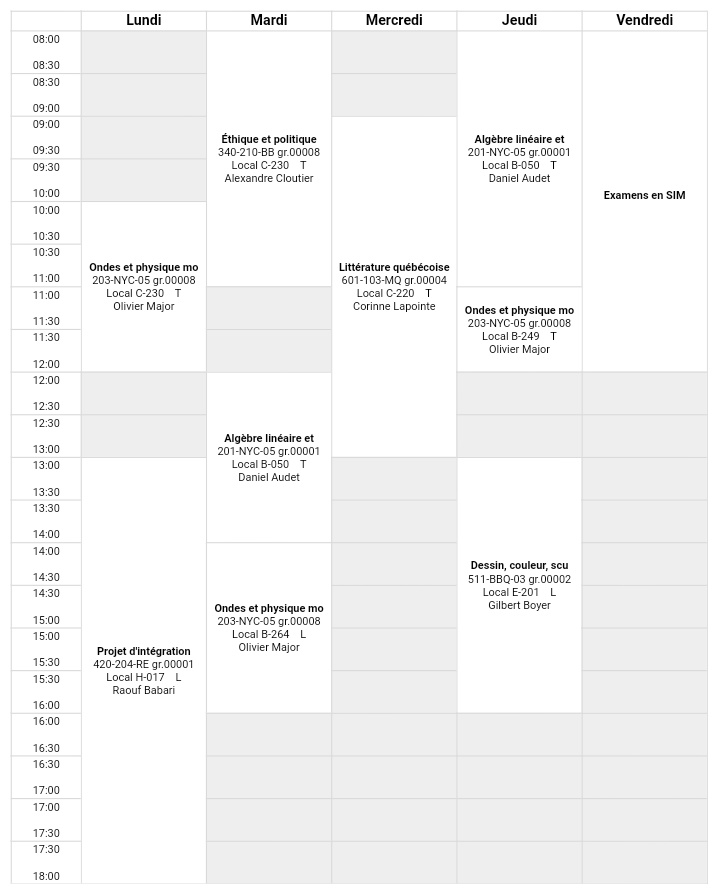
#> input picture Server_testing/crop.jpg, 718 x 894 px
$ python contourTest.py
#> lines starting #> are read from the running program, lines starting #| are printed output that depends on the picture; after the words box and inside, x2 and y2 are one past the last pixel; in counts of white or black regions, pixels touching at a corner belong together
import cv2 as cv
import operator

average_text_height = 30
average_width = 30

img = cv.imread('crop.jpg')
#> img is the input picture: shape (894, 718, 3); min 0, max 255, mean 244.2
imgray = cv.cvtColor(img, cv.COLOR_BGR2GRAY)

edges = cv.Canny(imgray,25,150,apertureSize = 3)
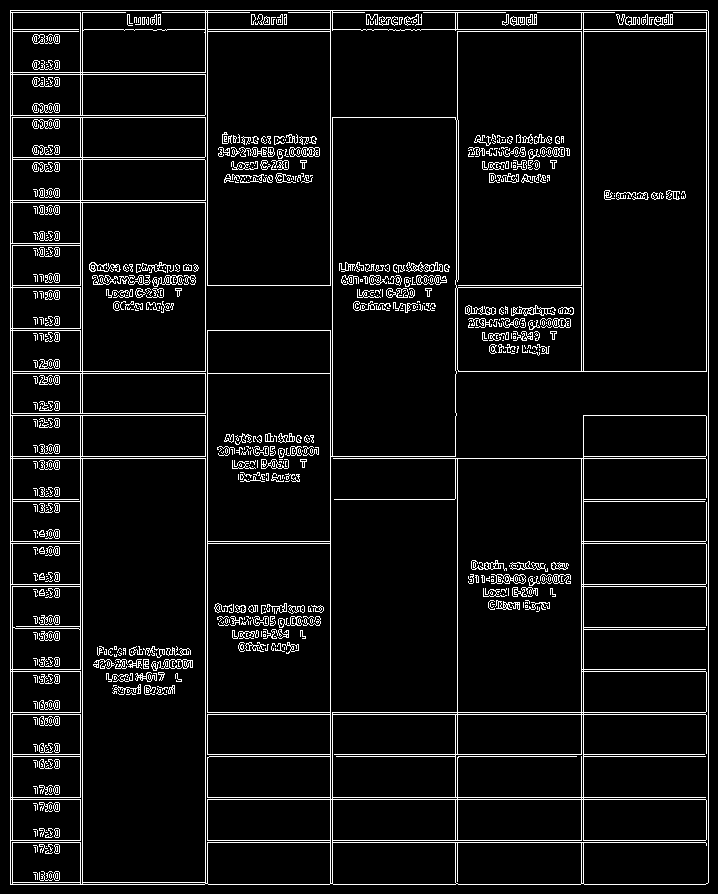
#> edges: shape (894, 718); 6.7% white in thin lines or dots
cv.imshow('img',edges)
cv.waitKey()

contours, hierarchy = cv.findContours(edges, cv.RETR_LIST, cv.CHAIN_APPROX_NONE)
#> contours = 1572 contours, 1171 with area under 20; largest, box (x1, y1, x2, y2) and area: (10, 10, 709, 885) 610038, (330, 10, 709, 885) 96270, (10, 10, 584, 884) 55032, (82, 458, 206, 883) 52150, (332, 117, 457, 457) 41864

# filter out text contours
filteredContours = []  # contains duplicates, random contours

for polygon in contours:
    topLeft, _ = min(enumerate([pt[0][0] + pt[0][1] for pt in polygon]), key =operator.itemgetter(1))
    bottomLeft, _ = min(enumerate([pt[0][0] - pt[0][1] for pt in polygon]), key =operator.itemgetter(1))
    topRight, _ = max(enumerate([pt[0][0] - pt[0][1] for pt in polygon]), key =operator.itemgetter(1))

    height = polygon[bottomLeft][0][1] - polygon[topLeft][0][1]
    width = polygon[topRight][0][0] - polygon[topLeft][0][0]

    if height > average_text_height and width > average_width: # maybe do : if height is closer to average polygon height than closer to average line height.
    #    filteredContours.append(polygon)
        approx = cv.approxPolyDP(polygon, 0.1*cv.arcLength(polygon, True), True) # 0.1 can be different
        if len(approx) == 4:
            filteredContours.append(polygon)
#> this loop made 1572 passes
#> (topLeft, bottomLeft, topRight, height, width, approx) on passes 23, 24, 25, 26, 45, 46: (0, 367, 201, 40, 125, [[455, 843], [581, 883]]), (0, 286, 122, 41, 122, [[332, 843], [454, 842], [456, 883], [333, 884]]), (0, 285, 122, 41, 122, [[207, 843], [329, 842], [330, 883], [208, 884]]), (0, 173, 67, 39, 67, [[12, 843], [79, 842], [80, 881], [13, 882]]), (0, 284, 122, 40, 122, [[583, 800], [705, 799], [706, 839], [584, 840]]), (0, 286, 123, 40, 123, [[457, 800], [580, 799], [581, 839], [458, 840]])
#> after the loop, filteredContours = 49 contours; largest, box (x1, y1, x2, y2) and area: (10, 10, 709, 885) 610038, (82, 458, 206, 883) 52150, (332, 117, 457, 457) 41864, (583, 31, 707, 372) 41818, (457, 458, 582, 713) 31494

end = sorted(filteredContours, key=cv.contourArea, reverse=False)
#> end has the same summary as filteredContours

for i in range(len(end)):
    cv.drawContours(img, [end[i]], -1, (0,255,0), 3)

    cv.imshow('img',img)
    cv.waitKey()
#> this loop made 49 passes
#> pass 1, `cv.imshow('img',img)`:
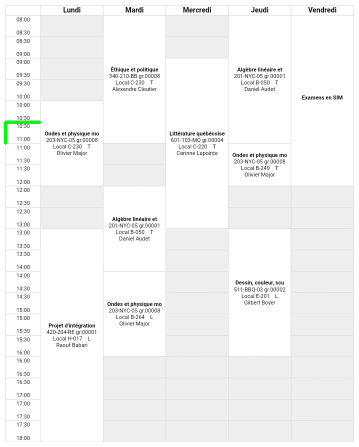
#> window 'img': shape (894, 718, 3) (shown at 1/2 size); mean B, G, R 243.9, 244.3, 243.9
#> pass 2, `cv.imshow('img',img)`:
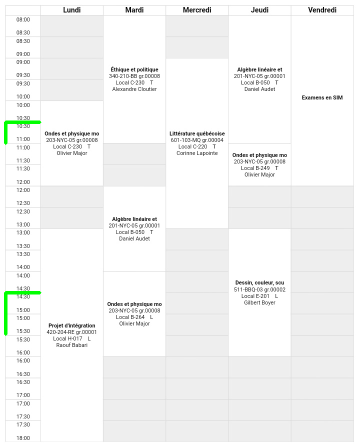
#> window 'img': shape (894, 718, 3) (shown at 1/2 size); mean B, G, R 243.5, 244.3, 243.5
#> after the loop:
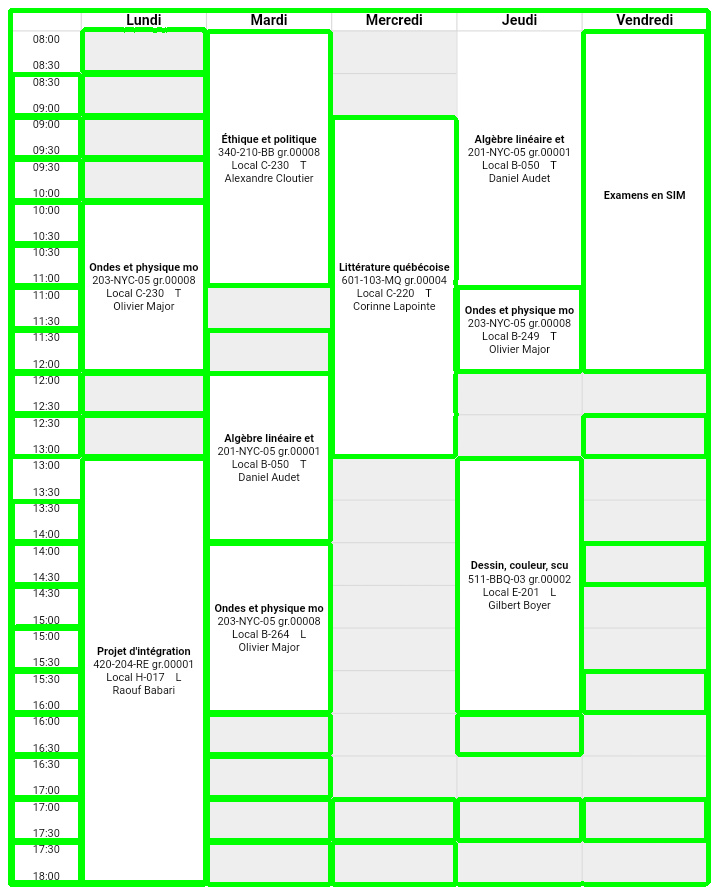
#> img: shape (894, 718, 3); 12.01% of pixels changed, all inside (x1, y1, x2, y2) = (8, 8, 711, 887)

$ run again, with Server_testing/sch.jpg copied over Server_testing/crop.jpg
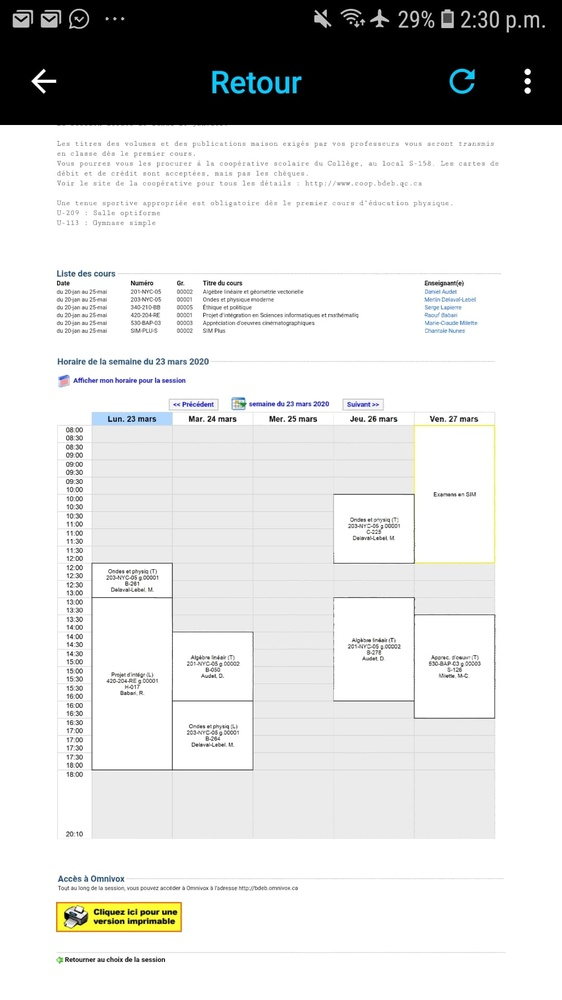
#> input picture Server_testing/sch.jpg, 562 x 1000 px, shrunk from 1080 x 1920 before the run
#> img is the input picture: shape (1000, 562, 3); mean B, G, R 215.1, 215.8, 215.4
#> `edges = cv.Canny(imgray,25,150,apertureSize = 3)`:
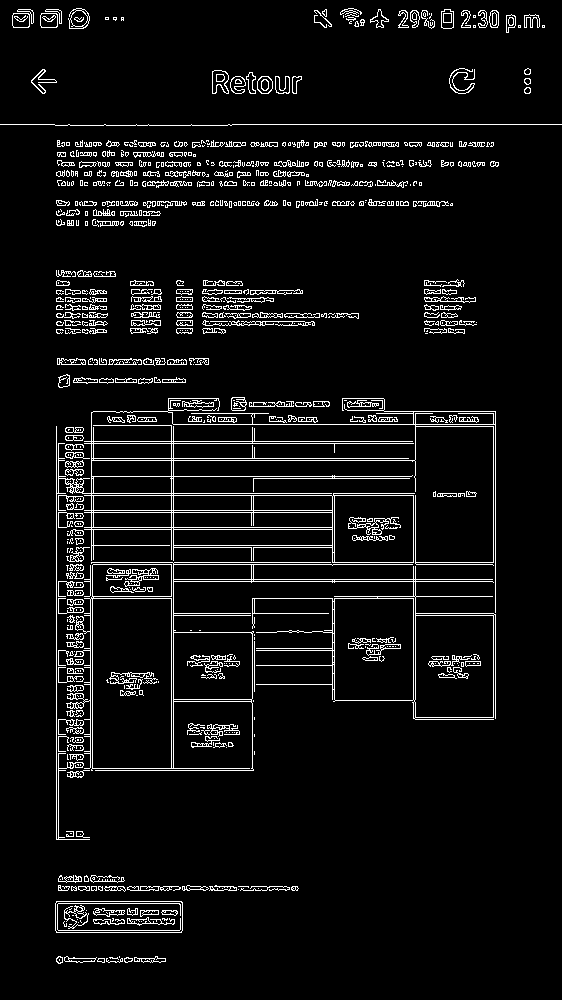
#> edges: shape (1000, 562); 6.1% white in thin lines or dots
#> contours = 1663 contours, 1196 with area under 20; largest, box (x1, y1, x2, y2) and area: (66, 562, 496, 771) 40134, (56, 398, 496, 840) 33090, (92, 598, 172, 769) 13428, (91, 411, 416, 461) 10972, (334, 598, 414, 701) 8056
#> the loop `for polygon in contours:` made 1663 passes
#> (topLeft, bottomLeft, topRight, height, width, approx) on passes 61, 353, 373, 385, 387, 390: (0, 31, 186, 31, 126, [[55, 903], [182, 930]]), (0, 221, 77, 66, 77, [[173, 633], [250, 632], [252, 698], [174, 699]]), (0, 255, 77, 101, 77, [[416, 615], [493, 616], [492, 717], [415, 716]]), (0, 257, 78, 101, 78, [[335, 598], [413, 599], [412, 700], [334, 699]]), (0, 325, 78, 169, 78, [[93, 598], [171, 599], [170, 768], [92, 767]]), (0, 141, 37, 103, 37, [[378, 596], [415, 597], [414, 700], [413, 598]])
#> after the loop `for polygon in contours:`: filteredContours = 7 contours; box (x1, y1, x2, y2) and area: (92, 598, 172, 769) 13428, (334, 598, 414, 701) 8056, (414, 615, 494, 718) 7956, (334, 495, 414, 563) 5291, (173, 632, 253, 700) 5290, (92, 564, 172, 597) 2526, (377, 596, 416, 701) 278
#> end has the same summary as filteredContours
#> the loop `for i in range(len(end)):` made 7 passes
#> after the loop `for i in range(len(end)):`:
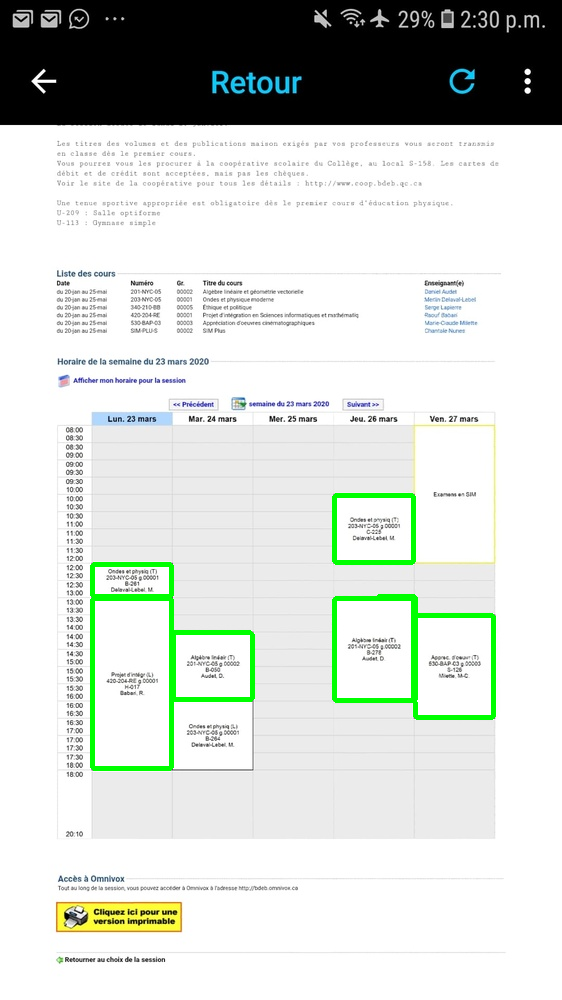
#> img: shape (1000, 562, 3); 1.67% of pixels changed, all inside (x1, y1, x2, y2) = (90, 493, 496, 771)

$ run again, with Server_testing/kevinSch.png saved as Server_testing/crop.jpg
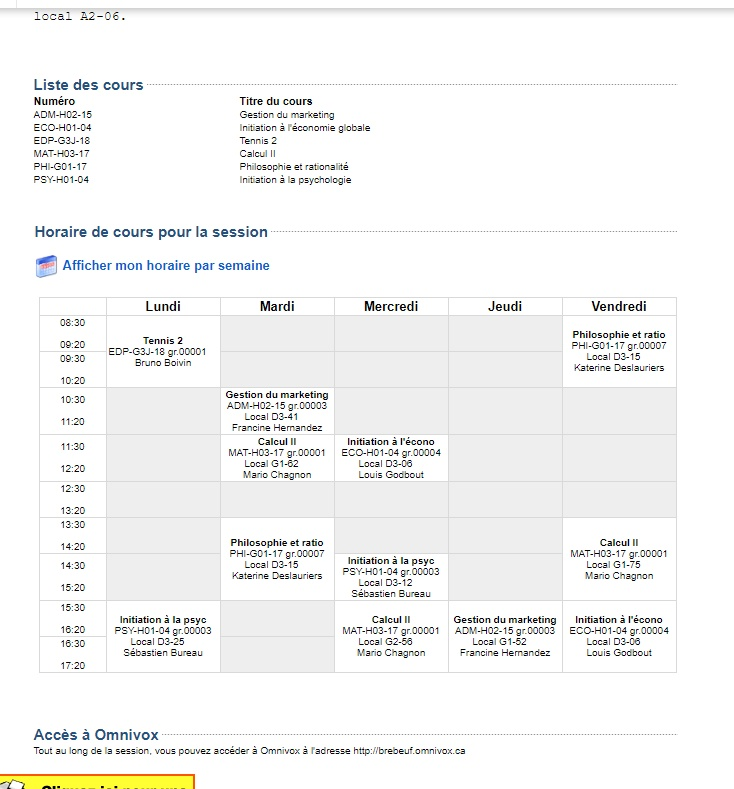
#> input picture Server_testing/kevinSch.png, 734 x 789 px
#> img is the input picture: shape (789, 734, 3); mean B, G, R 243.8, 244.7, 244.5
#> `edges = cv.Canny(imgray,25,150,apertureSize = 3)`:
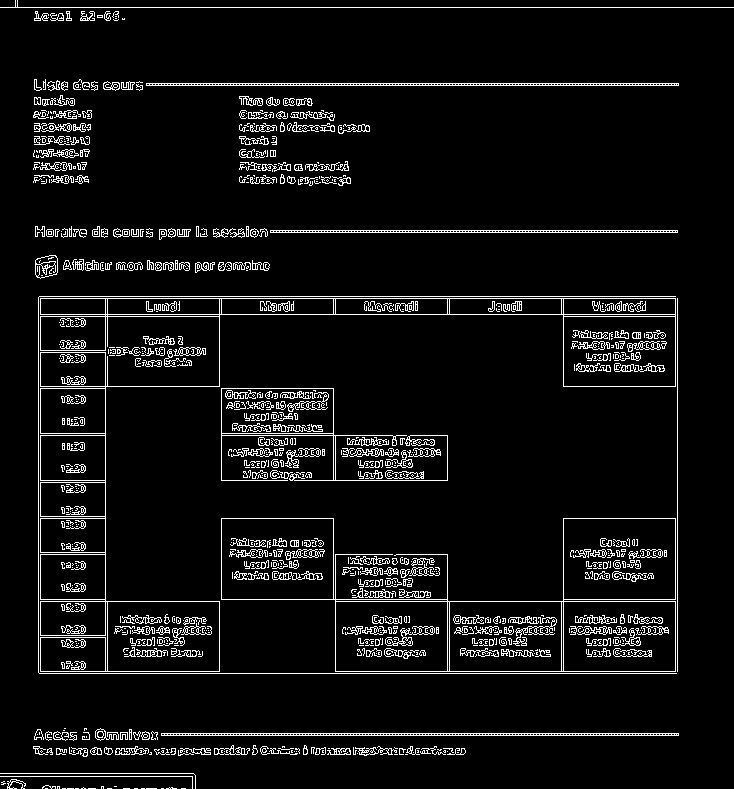
#> edges: shape (789, 734); 6.5% white in thin lines or dots
#> contours = 2551 contours, 2155 with area under 20; largest, box (x1, y1, x2, y2) and area: (40, 298, 676, 672) 48342, (221, 518, 676, 672) 42174, (563, 518, 676, 600) 9070, (221, 518, 334, 600) 9070, (563, 601, 676, 672) 7838
#> the loop `for polygon in contours:` made 2551 passes
#> (topLeft, bottomLeft, topRight, height, width, approx) on passes 505, 754, 756, 758, 759, 760: (0, 161, 64, 33, 64, [[40, 638], [104, 637], [105, 670], [41, 671]]), (0, 291, 111, 69, 111, [[563, 602], [674, 601], [675, 670], [564, 671]]), (0, 291, 111, 69, 111, [[449, 602], [560, 601], [561, 670], [450, 671]]), (0, 291, 111, 69, 111, [[335, 602], [446, 601], [447, 670], [336, 671]]), (0, 291, 111, 69, 111, [[107, 602], [218, 601], [219, 670], [108, 671]]), (0, 161, 64, 33, 64, [[40, 602], [104, 601], [105, 634], [41, 635]])
#> after the loop `for polygon in contours:`: filteredContours = 17 contours; largest, box (x1, y1, x2, y2) and area: (563, 518, 676, 600) 9070, (221, 518, 334, 600) 9070, (563, 601, 676, 672) 7838, (449, 601, 562, 672) 7838, (335, 601, 448, 672) 7838
#> end has the same summary as filteredContours
#> the loop `for i in range(len(end)):` made 17 passes
#> after the loop `for i in range(len(end)):`:
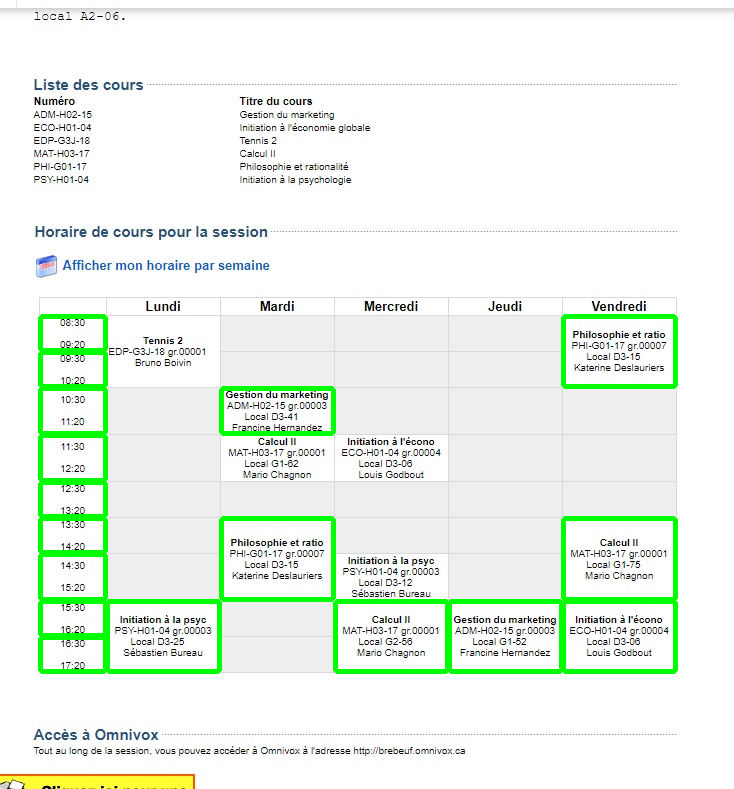
#> img: shape (789, 734, 3); 3.6% of pixels changed, all inside (x1, y1, x2, y2) = (38, 314, 678, 674)
